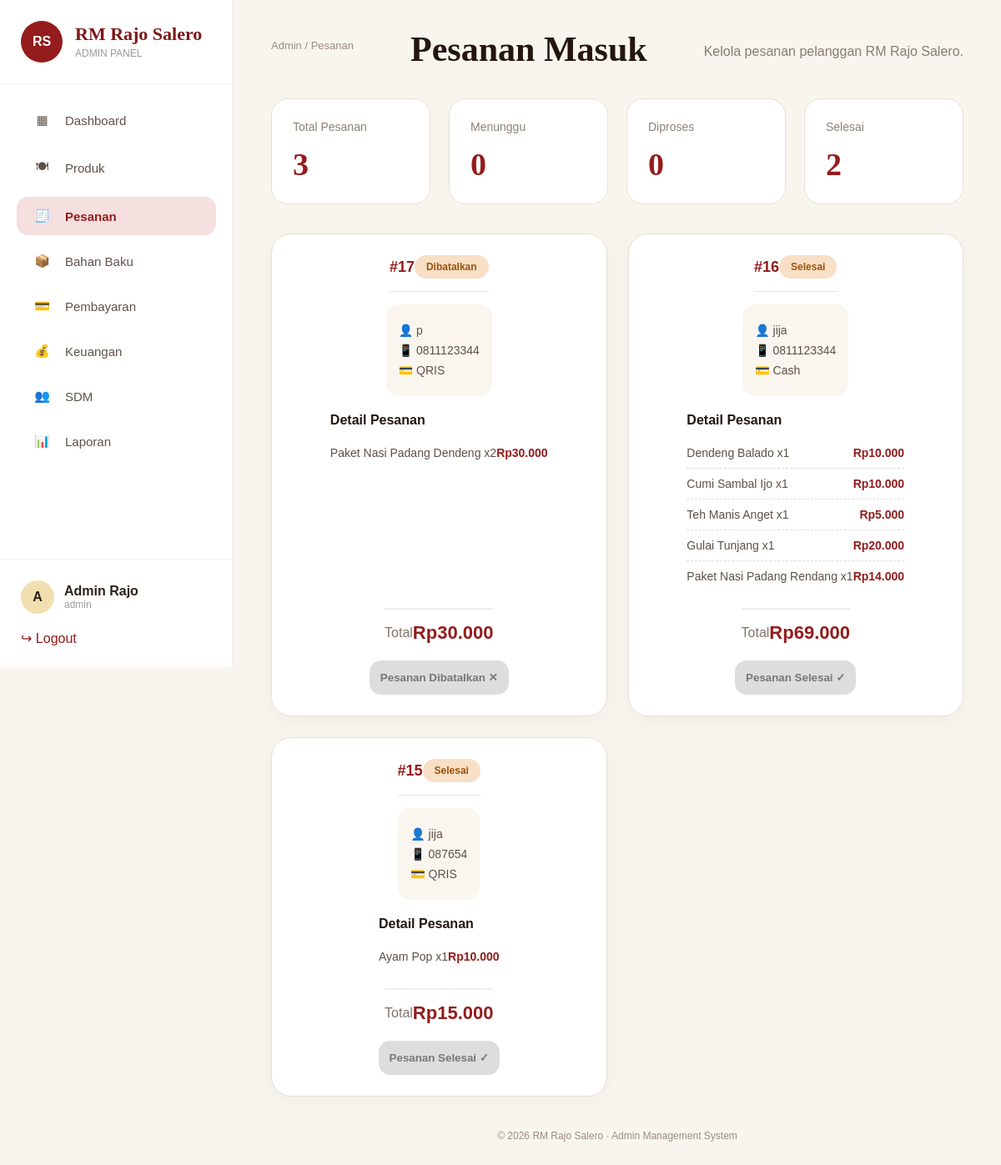
Page /admin/pesanan.php (signed in) on the committed database.
### tables this page shows
CREATE TABLE `pesanan` (
  `id` int(11) NOT NULL,
  `nama_pelanggan` varchar(100) DEFAULT NULL,
  `nomor_hp` varchar(20) DEFAULT NULL,
  `alamat` text DEFAULT NULL,
  `total_harga` int(11) DEFAULT NULL,
  `status` enum('Menunggu','Diproses','Selesai','Dibatalkan') DEFAULT 'Menunggu',
  `metode_pembayaran` varchar(50) DEFAULT NULL,
  `created_at` timestamp NOT NULL DEFAULT current_timestamp()
);

CREATE TABLE `detail_pesanan` (
  `id` int(11) NOT NULL,
  `pesanan_id` int(11) DEFAULT NULL,
  `nama_menu` varchar(100) DEFAULT NULL,
  `harga` int(11) DEFAULT NULL,
  `jumlah` int(11) DEFAULT NULL,
  `subtotal` int(11) DEFAULT NULL
);

### admin/pesanan.php (the view, shortened to what this page needs)
<?php
require_once 'database.php';
$total_pesanan = mysqli_fetch_assoc(
    mysqli_query($conn,"SELECT COUNT(*) total FROM pesanan")
)['total'];
$menunggu = mysqli_fetch_assoc(
    mysqli_query($conn,"SELECT COUNT(*) total FROM pesanan WHERE status='Menunggu'")
)['total'];
$diproses = mysqli_fetch_assoc(
    mysqli_query($conn,"SELECT COUNT(*) total FROM pesanan WHERE status='Diproses'")
)['total'];
$selesai = mysqli_fetch_assoc(
    mysqli_query($conn,"SELECT COUNT(*) total FROM pesanan WHERE status='Selesai'")
)['total'];
$pesanan = mysqli_query(
    $conn,
    "SELECT * FROM pesanan ORDER BY created_at DESC"
);
?>
<!DOCTYPE html>
<html lang="id">
<head>
<link rel="stylesheet" href="dashboard.css">
<link rel="stylesheet" href="pesanan.css?v=2">
</head>
<body>
<div class="admin-layout">
<?php include 'sidebar.php'; ?>
<main class="main-content">
<header class="topbar">
<p class="breadcrumb">
Admin / Pesanan
</p>
<h1>
Pesanan Masuk
</h1>
<p class="welcome">
Kelola pesanan pelanggan RM Rajo Salero.
</p>
</header>
<section class="order-summary">
<div class="order-summary-card">
<span>Total Pesanan</span>
<strong>
<?= $total_pesanan ?>
</strong>
</div>
<div class="order-summary-card">
<span>Menunggu</span>
<strong>
<?= $menunggu ?>
</strong>
</div>
<div class="order-summary-card">
<span>Diproses</span>
<strong>
<?= $diproses ?>
</strong>
</div>
<div class="order-summary-card">
<span>Selesai</span>
<strong>
<?= $selesai ?>
</strong>
</div>
</section>
<section class="order-grid">
<?php while($row=mysqli_fetch_assoc($pesanan)): ?>
<div class="order-card">
<div class="order-header">
<div class="order-number">
#<?= $row['id']; ?>
</div>
<div class="status-badge">
<?= $row['status']; ?>
</div>
</div>
<div class="customer-info">
<p>
👤 <?= htmlspecialchars($row['nama_pelanggan']); ?>
</p>
<p>
📱 <?= htmlspecialchars($row['nomor_hp']); ?>
</p>
<p>
💳 <?= htmlspecialchars($row['metode_pembayaran']); ?>
</p>
</div>
<div class="order-menu">
<h4>
Detail Pesanan
</h4>
<?php
$detail = mysqli_query(
$conn,
"SELECT * FROM detail_pesanan
WHERE pesanan_id='".$row['id']."'"
);
while($item=mysqli_fetch_assoc($detail)):
?>
<div class="order-menu-item">
<span>
<?= htmlspecialchars($item['nama_menu']); ?>
x<?= $item['jumlah']; ?>
</span>
<strong>
Rp<?= number_format($item['subtotal'],0,",","."); ?>
</strong>
</div>
<?php endwhile; ?>
</div>
<div class="order-total">
<span>
Total
</span>
<strong>
Rp<?= number_format($row['total_harga'],0,",","."); ?>
</strong>
</div>
<div class="order-action">
<?php if($row['status']=="Menunggu"): ?>
<form action="update_status.php" method="POST">
<input type="hidden" name="id" value="<?= $row['id']; ?>">
<input type="hidden" name="status" value="Diproses">
<button type="submit">
Proses Pesanan
</button>
</form>
<form action="update_status.php" method="POST">
<input type="hidden" name="id" value="<?= $row['id']; ?>">
<input type="hidden" name="status" value="Dibatalkan">
<button type="submit">
Batalkan Pesanan
</button>
</form>
<?php elseif($row['status']=="Selesai"): ?>
<button disabled>
Pesanan Selesai ✓
</button>
<?php elseif($row['status']=="Dibatalkan"): ?>
<button disabled>
Pesanan Dibatalkan ✕
</button>
<?php endif; ?>
</div>
</div>
<?php endwhile; ?>
</section>
<footer class="admin-footer">
© 2026 RM Rajo Salero · Admin Management System
</footer>
</main>
</div>
</body>
</html>

### admin/dashboard.css (style rules this page uses)
.admin-layout { display:flex; }
.main-content { margin-left:280px; width:calc(100% - 280px); padding:35px 45px; }
* { margin:0; padding:0; box-sizing:border-box; }
body { background:#f8f5ef; color:#2d211b; font-family:'Montserrat', sans-serif; }
.admin-layout { display:flex; min-height:100vh; }
.main-content { flex:1; padding:35px 45px; }
.topbar { display:flex; justify-content:space-between; align-items:center; margin-bottom:35px; }
.breadcrumb { color:#9b8c82; font-size:13px; margin-bottom:10px; }
.topbar h1 { font-family:'Cormorant Garamond',serif; font-size:42px; color:#24150f; }
.welcome { color:#8b7b70; margin-top:5px; }
.order-card { display:flex; justify-content:space-between; align-items:center; padding:18px; border:1px solid #eadfd5; border-radius:18px; background:#fffdf9; transition:.2s; }
.admin-footer { text-align:center; margin-top:40px; color:#9c8c82; font-size:12px; }

### admin/pesanan.css (style rules this page uses)
.order-summary { display:grid; grid-template-columns:repeat(4,1fr); gap:22px; margin-bottom:35px; }
.order-summary-card { background:white; border:1px solid #eadfd5; border-radius:20px; padding:25px; }
.order-summary-card span { display:block; color:#8f8178; font-size:14px; margin-bottom:15px; }
.order-summary-card strong { font-family:'Cormorant Garamond',serif; font-size:38px; color:#941c1c; }
.order-grid { display:grid; grid-template-columns:repeat(3,1fr); gap:25px; }
.order-card { background:white; border:1px solid #eadfd5; border-radius:24px; padding:25px; min-height:420px; display:flex; flex-direction:column; box-shadow:0 5px 20px rgba(0,0,0,.04); }
.order-header { display:flex; justify-content:space-between; align-items:center; padding-bottom:15px; margin-bottom:15px; border-bottom:1px solid #eee4db; }
.order-number { font-size:18px; font-weight:700; color:#941c1c; }
.status-badge { padding:7px 14px; border-radius:20px; background:#f8dfc5; color:#99530b; font-size:12px; font-weight:600; }
.customer-info { background:#faf5ef; border-radius:15px; padding:15px; margin-bottom:20px; }
.customer-info p { margin:8px 0; color:#5e5148; font-size:14px; }
.order-menu { flex:1; }
.order-menu h4 { margin-bottom:12px; color:#24150f; }
.order-menu-item { display:flex; justify-content:space-between; align-items:center; padding:10px 0; border-bottom:1px dashed #ddd; font-size:14px; }
.order-menu-item:last-child { border-bottom:none; }
.order-menu-item span { color:#5d5047; }
.order-menu-item strong { color:#941c1c; }
.order-total { display:flex; justify-content:space-between; align-items:center; margin-top:20px; padding-top:15px; border-top:2px solid #eee; }
.order-total span { color:#81736b; }
.order-total strong { font-size:22px; color:#941c1c; }
.order-action { margin-top:20px; display:flex; flex-direction:column; gap:10px; }
.order-action button { width:100%; padding:13px; border:none; border-radius:14px; background:#941c1c; color:white; font-weight:600; cursor:pointer; }
.order-action button:disabled { background:#ddd; color:#777; }
@media (max-width:1200px) { .order-grid { grid-template-columns:repeat(2,1fr); } }

### rows in the picture
pesanan: id "17", status "Dibatalkan", nama_pelanggan "p", nomor_hp "0811123344", metode_pembayaran "QRIS", total_harga "30.000", shows "Pesanan Dibatalkan ✕"
detail_pesanan: nama_menu "Paket Nasi Padang Dendeng", jumlah "2", subtotal "30.000"
pesanan: id "16", status "Selesai", nama_pelanggan "jija", nomor_hp "0811123344", metode_pembayaran "Cash", total_harga "69.000", shows "Pesanan Selesai ✓"
detail_pesanan: nama_menu "Dendeng Balado", jumlah "1", subtotal "10.000"
detail_pesanan: nama_menu "Cumi Sambal Ijo", jumlah "1", subtotal "10.000"
detail_pesanan: nama_menu "Teh Manis Anget", jumlah "1", subtotal "5.000"
detail_pesanan: nama_menu "Gulai Tunjang", jumlah "1", subtotal "20.000"
detail_pesanan: nama_menu "Paket Nasi Padang Rendang", jumlah "1", subtotal "14.000"
pesanan: id "15", status "Selesai", nama_pelanggan "jija", nomor_hp "087654", metode_pembayaran "QRIS", total_harga "15.000", shows "Pesanan Selesai ✓"
detail_pesanan: nama_menu "Ayam Pop", jumlah "1", subtotal "10.000"

### other values in the picture
substr($admin_name, 0, 1) "A"
$admin_name "Admin Rajo"
$admin_username "admin"
$total_pesanan "3"
$menunggu "0"
$diproses "0"
$selesai "2"
